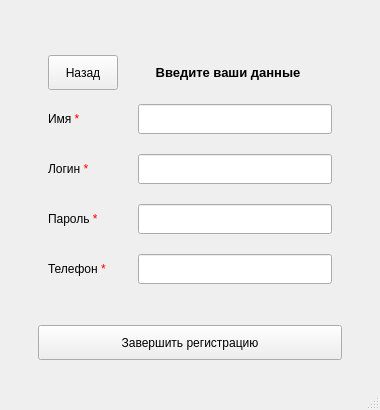
<?xml version="1.0" encoding="UTF-8"?>
<ui version="4.0">
 <class>EntryWindow</class>
 <widget class="QMainWindow" name="EntryWindow">
  <property name="geometry">
   <rect>
    <x>0</x>
    <y>0</y>
    <width>380</width>
    <height>410</height>
   </rect>
  </property>
  <property name="sizePolicy">
   <sizepolicy hsizetype="Preferred" vsizetype="Fixed">
    <horstretch>0</horstretch>
    <verstretch>0</verstretch>
   </sizepolicy>
  </property>
  <property name="minimumSize">
   <size>
    <width>380</width>
    <height>410</height>
   </size>
  </property>
  <property name="maximumSize">
   <size>
    <width>384</width>
    <height>410</height>
   </size>
  </property>
  <property name="styleSheet">
   <string notr="true"/>
  </property>
  <property name="entryTitle" stdset="0">
   <string>EntryWindow</string>
  </property>
  <widget class="QWidget" name="centralwidget">
   <layout class="QHBoxLayout" name="horizontalLayout_2">
    <item>
     <widget class="QStackedWidget" name="stackedWidget">
      <property name="currentIndex">
       <number>1</number>
      </property>
      <widget class="QWidget" name="page">
       <layout class="QVBoxLayout" name="verticalLayout">
        <item>
         <layout class="QVBoxLayout" name="verticalLayout_2">
          <property name="sizeConstraint">
           <enum>QLayout::SetMinimumSize</enum>
          </property>
          <property name="leftMargin">
           <number>70</number>
          </property>
          <property name="topMargin">
           <number>50</number>
          </property>
          <property name="rightMargin">
           <number>70</number>
          </property>
          <item>
           <widget class="QLabel" name="label_log">
            <property name="minimumSize">
             <size>
              <width>0</width>
              <height>25</height>
             </size>
            </property>
            <property name="maximumSize">
             <size>
              <width>16777215</width>
              <height>25</height>
             </size>
            </property>
            <property name="text">
             <string>Логин</string>
            </property>
           </widget>
          </item>
          <item>
           <widget class="QLineEdit" name="login">
            <property name="minimumSize">
             <size>
              <width>0</width>
              <height>30</height>
             </size>
            </property>
            <property name="maximumSize">
             <size>
              <width>16777215</width>
              <height>30</height>
             </size>
            </property>
            <property name="text">
             <string/>
            </property>
           </widget>
          </item>
          <item>
           <widget class="QLabel" name="label_pass">
            <property name="minimumSize">
             <size>
              <width>0</width>
              <height>25</height>
             </size>
            </property>
            <property name="maximumSize">
             <size>
              <width>16777215</width>
              <height>25</height>
             </size>
            </property>
            <property name="text">
             <string>Пароль</string>
            </property>
           </widget>
          </item>
          <item>
           <widget class="QLineEdit" name="password">
            <property name="minimumSize">
             <size>
              <width>0</width>
              <height>30</height>
             </size>
            </property>
            <property name="maximumSize">
             <size>
              <width>16777215</width>
              <height>30</height>
             </size>
            </property>
            <property name="text">
             <string/>
            </property>
            <property name="readOnly">
             <bool>false</bool>
            </property>
           </widget>
          </item>
         </layout>
        </item>
        <item>
         <layout class="QVBoxLayout" name="verticalLayout_3">
          <property name="spacing">
           <number>10</number>
          </property>
          <property name="leftMargin">
           <number>70</number>
          </property>
          <property name="topMargin">
           <number>10</number>
          </property>
          <property name="rightMargin">
           <number>70</number>
          </property>
          <property name="bottomMargin">
           <number>30</number>
          </property>
          <item>
           <widget class="QCheckBox" name="show_pass">
            <property name="minimumSize">
             <size>
              <width>0</width>
              <height>30</height>
             </size>
            </property>
            <property name="text">
             <string>Показать пароль</string>
            </property>
            <property name="checkable">
             <bool>true</bool>
            </property>
            <property name="checked">
             <bool>false</bool>
            </property>
           </widget>
          </item>
          <item>
           <layout class="QHBoxLayout" name="horizontalLayout">
            <item>
             <widget class="QPushButton" name="reg">
              <property name="minimumSize">
               <size>
                <width>0</width>
                <height>35</height>
               </size>
              </property>
              <property name="maximumSize">
               <size>
                <width>16777215</width>
                <height>35</height>
               </size>
              </property>
              <property name="text">
               <string>Зарегистрироваться</string>
              </property>
             </widget>
            </item>
            <item>
             <widget class="QPushButton" name="entry">
              <property name="minimumSize">
               <size>
                <width>0</width>
                <height>35</height>
               </size>
              </property>
              <property name="maximumSize">
               <size>
                <width>16777215</width>
                <height>35</height>
               </size>
              </property>
              <property name="text">
               <string>Войти</string>
              </property>
             </widget>
            </item>
           </layout>
          </item>
         </layout>
        </item>
       </layout>
      </widget>
      <widget class="QWidget" name="page_2">
       <layout class="QVBoxLayout" name="verticalLayout_4">
        <item>
         <layout class="QVBoxLayout" name="verticalLayout_5">
          <property name="leftMargin">
           <number>20</number>
          </property>
          <property name="topMargin">
           <number>10</number>
          </property>
          <property name="rightMargin">
           <number>20</number>
          </property>
          <property name="bottomMargin">
           <number>10</number>
          </property>
          <item>
           <layout class="QHBoxLayout" name="horizontalLayout_3">
            <property name="sizeConstraint">
             <enum>QLayout::SetMinimumSize</enum>
            </property>
            <property name="leftMargin">
             <number>10</number>
            </property>
            <property name="topMargin">
             <number>20</number>
            </property>
            <property name="rightMargin">
             <number>10</number>
            </property>
            <item>
             <widget class="QPushButton" name="back">
              <property name="sizePolicy">
               <sizepolicy hsizetype="Fixed" vsizetype="Fixed">
                <horstretch>0</horstretch>
                <verstretch>0</verstretch>
               </sizepolicy>
              </property>
              <property name="maximumSize">
               <size>
                <width>70</width>
                <height>35</height>
               </size>
              </property>
              <property name="text">
               <string>Назад</string>
              </property>
             </widget>
            </item>
            <item>
             <widget class="QLabel" name="label_input_data">
              <property name="sizePolicy">
               <sizepolicy hsizetype="Expanding" vsizetype="Fixed">
                <horstretch>0</horstretch>
                <verstretch>0</verstretch>
               </sizepolicy>
              </property>
              <property name="minimumSize">
               <size>
                <width>0</width>
                <height>30</height>
               </size>
              </property>
              <property name="maximumSize">
               <size>
                <width>16777215</width>
                <height>50</height>
               </size>
              </property>
              <property name="sizeIncrement">
               <size>
                <width>0</width>
                <height>0</height>
               </size>
              </property>
              <property name="styleSheet">
               <string notr="true">font-size:  120</string>
              </property>
              <property name="text">
               <string>&lt;html&gt;&lt;head/&gt;&lt;body&gt;&lt;p&gt;&lt;span style=&quot; font-size:10pt; font-weight:600;&quot;&gt;Введите ваши данные&lt;/span&gt;&lt;/p&gt;&lt;/body&gt;&lt;/html&gt;</string>
              </property>
              <property name="alignment">
               <set>Qt::AlignCenter</set>
              </property>
             </widget>
            </item>
           </layout>
          </item>
          <item>
           <layout class="QFormLayout" name="formLayout">
            <property name="sizeConstraint">
             <enum>QLayout::SetMaximumSize</enum>
            </property>
            <property name="fieldGrowthPolicy">
             <enum>QFormLayout::ExpandingFieldsGrow</enum>
            </property>
            <property name="rowWrapPolicy">
             <enum>QFormLayout::DontWrapRows</enum>
            </property>
            <property name="horizontalSpacing">
             <number>20</number>
            </property>
            <property name="verticalSpacing">
             <number>20</number>
            </property>
            <property name="leftMargin">
             <number>10</number>
            </property>
            <property name="rightMargin">
             <number>10</number>
            </property>
            <property name="bottomMargin">
             <number>0</number>
            </property>
            <item row="0" column="0">
             <widget class="QLabel" name="label_name">
              <property name="minimumSize">
               <size>
                <width>70</width>
                <height>30</height>
               </size>
              </property>
              <property name="maximumSize">
               <size>
                <width>70</width>
                <height>16777215</height>
               </size>
              </property>
              <property name="text">
               <string>&lt;html&gt;&lt;head/&gt;&lt;body&gt;&lt;p&gt;&lt;span style=&quot; font-size:9pt;&quot;&gt;Имя &lt;/span&gt;&lt;span style=&quot; font-size:9pt; color:#ff0000;&quot;&gt;*&lt;/span&gt;&lt;/p&gt;&lt;/body&gt;&lt;/html&gt;</string>
              </property>
              <property name="alignment">
               <set>Qt::AlignLeading|Qt::AlignLeft|Qt::AlignVCenter</set>
              </property>
             </widget>
            </item>
            <item row="0" column="1">
             <widget class="QLineEdit" name="new_name">
              <property name="enabled">
               <bool>true</bool>
              </property>
              <property name="minimumSize">
               <size>
                <width>3</width>
                <height>30</height>
               </size>
              </property>
              <property name="maximumSize">
               <size>
                <width>16777215</width>
                <height>30215</height>
               </size>
              </property>
              <property name="sizeIncrement">
               <size>
                <width>2</width>
                <height>0</height>
               </size>
              </property>
             </widget>
            </item>
            <item row="1" column="0">
             <widget class="QLabel" name="label_login">
              <property name="minimumSize">
               <size>
                <width>70</width>
                <height>30</height>
               </size>
              </property>
              <property name="maximumSize">
               <size>
                <width>70</width>
                <height>16777215</height>
               </size>
              </property>
              <property name="text">
               <string>&lt;html&gt;&lt;head/&gt;&lt;body&gt;&lt;p&gt;&lt;span style=&quot; font-size:9pt;&quot;&gt;Логин &lt;/span&gt;&lt;span style=&quot; font-size:9pt; color:#ff0000;&quot;&gt;*&lt;/span&gt;&lt;/p&gt;&lt;/body&gt;&lt;/html&gt;</string>
              </property>
              <property name="alignment">
               <set>Qt::AlignLeading|Qt::AlignLeft|Qt::AlignVCenter</set>
              </property>
             </widget>
            </item>
            <item row="1" column="1">
             <widget class="QLineEdit" name="new_login">
              <property name="minimumSize">
               <size>
                <width>3</width>
                <height>30</height>
               </size>
              </property>
              <property name="maximumSize">
               <size>
                <width>16777215</width>
                <height>30215</height>
               </size>
              </property>
             </widget>
            </item>
            <item row="2" column="0">
             <widget class="QLabel" name="label_pass_2">
              <property name="minimumSize">
               <size>
                <width>70</width>
                <height>30</height>
               </size>
              </property>
              <property name="maximumSize">
               <size>
                <width>70</width>
                <height>16777215</height>
               </size>
              </property>
              <property name="text">
               <string>&lt;html&gt;&lt;head/&gt;&lt;body&gt;&lt;p&gt;&lt;span style=&quot; font-size:9pt;&quot;&gt;Пароль &lt;/span&gt;&lt;span style=&quot; font-size:9pt; color:#ff0000;&quot;&gt;*&lt;/span&gt;&lt;/p&gt;&lt;/body&gt;&lt;/html&gt;</string>
              </property>
              <property name="alignment">
               <set>Qt::AlignLeading|Qt::AlignLeft|Qt::AlignVCenter</set>
              </property>
             </widget>
            </item>
            <item row="2" column="1">
             <widget class="QLineEdit" name="new_password">
              <property name="minimumSize">
               <size>
                <width>3</width>
                <height>30</height>
               </size>
              </property>
              <property name="maximumSize">
               <size>
                <width>16777215</width>
                <height>30215</height>
               </size>
              </property>
              <property name="text">
               <string/>
              </property>
             </widget>
            </item>
            <item row="3" column="0">
             <widget class="QLabel" name="label_phone">
              <property name="minimumSize">
               <size>
                <width>70</width>
                <height>30</height>
               </size>
              </property>
              <property name="maximumSize">
               <size>
                <width>70</width>
                <height>16777215</height>
               </size>
              </property>
              <property name="text">
               <string>&lt;html&gt;&lt;head/&gt;&lt;body&gt;&lt;p&gt;Телефон &lt;span style=&quot; color:#ff0000;&quot;&gt;*&lt;/span&gt;&lt;/p&gt;&lt;/body&gt;&lt;/html&gt;</string>
              </property>
             </widget>
            </item>
            <item row="3" column="1">
             <widget class="QLineEdit" name="new_phone">
              <property name="maximumSize">
               <size>
                <width>16777215</width>
                <height>30215</height>
               </size>
              </property>
             </widget>
            </item>
           </layout>
          </item>
          <item>
           <widget class="QPushButton" name="end_reg">
            <property name="minimumSize">
             <size>
              <width>0</width>
              <height>35</height>
             </size>
            </property>
            <property name="maximumSize">
             <size>
              <width>76576</width>
              <height>16777215</height>
             </size>
            </property>
            <property name="text">
             <string>Завершить регистрацию</string>
            </property>
           </widget>
          </item>
         </layout>
        </item>
       </layout>
      </widget>
     </widget>
    </item>
   </layout>
  </widget>
  <widget class="QMenuBar" name="menubar">
   <property name="geometry">
    <rect>
     <x>0</x>
     <y>0</y>
     <width>380</width>
     <height>21</height>
    </rect>
   </property>
  </widget>
  <widget class="QStatusBar" name="statusbar"/>
 </widget>
 <resources/>
 <connections/>
</ui>
